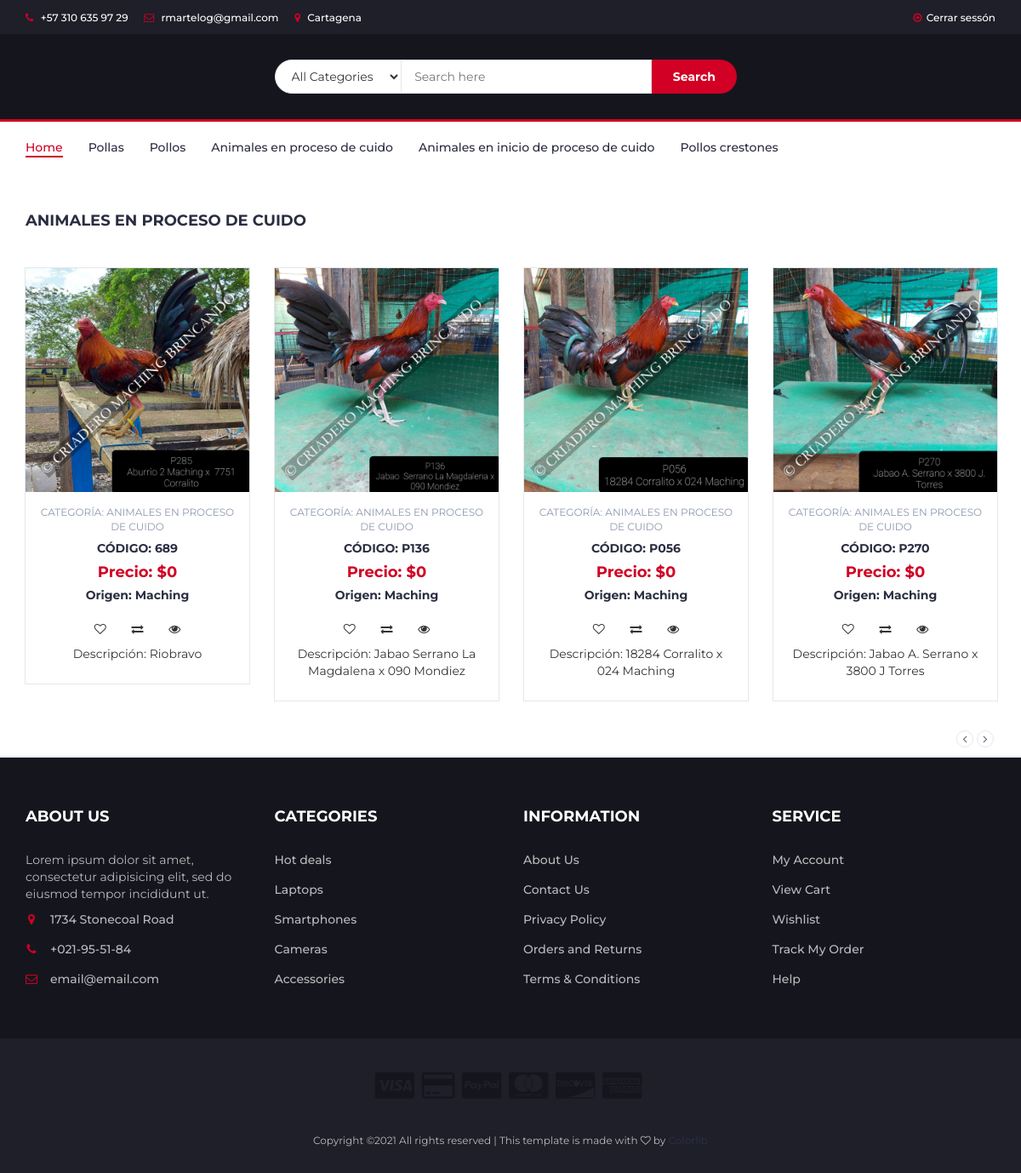
Page /home/animales_en_proceso on the committed database.
### portafolio/models.py (models this page shows)
class Producto(models.Model):
    nombre_gallo = models.CharField(max_length=200, null=True, blank=False, verbose_name='Nombre_gallo')
    slug = models.SlugField()
    categoria = models.ForeignKey(Categoria, on_delete=models.CASCADE)
    descripcion = models.TextField(null=True, blank=False, help_text='ingrese una descripcipón del animal',
                                   verbose_name='Descripcion animal')
    precio = models.IntegerField(null=True, blank=False)
    origen_animal = models.TextField(null=True, blank=False, help_text='ingrese el origen del animal',
                                     verbose_name='origen_animal')
    foto = models.ImageField(upload_to='portafolio/static/images', verbose_name='Foto_animal', null=True, blank=True)
    disponible = models.BooleanField(default=True)
    class Meta:
        verbose_name = 'Producto'
        verbose_name_plural = 'Productos'
        ordering = ['id']

class Categoria (models.Model):
    nombre_categoria = models.CharField(max_length=300, null=True, blank=False, verbose_name='Nombre_categoria')
    descripcion = models.TextField(null=True, blank=False,help_text='ingrese una descripcipón del animal', verbose_name='Descripcion animal')
    def __str__(self):
        return self.nombre_categoria
    class Meta:
        verbose_name = 'categoria'
        verbose_name_plural = 'categorias'
        ordering =['-id']

### portafolio/views.py (the view)
class animales_en_proceso(View):
    model = Producto
    template_name = 'portafolio/categoria_animales_en_proceso.html'
    def get(self, request, *args, **kwargs):
        categoria = Categoria.objects.get(nombre_categoria='Animales en proceso de cuido')
        animales_en_proceso = Producto.objects.filter(categoria=categoria, disponible=True)
        return render(request, self.template_name, {'animales_en_proceso':animales_en_proceso})

### portafolio/templates/portafolio/categoria_animales_en_proceso.html (shortened to what this page needs)
{% extends 'portafolio/base.html' %}
{% load i18n %}
{% block content %}
    <div class="section">
        <div class="container">
            <div class="row">
                <div class="col-md-12">
                    <div class="section-title">
                        <h4 class="title">Animales en proceso de cuido</h4>
                    </div>
                </div>
                {% if animales_en_proceso %}
                    <div class="col-md-12">
                        <div class="row">
                            <div class="products-tabs">
                                <div id="tab1" class="tab-pane active">
                                    <div class="products-slick" data-nav="#slick-nav-1">
                                        {% for pollo in animales_en_proceso %}
                                        <div class="product">
                                            <div class="product-img">
                                                <img src="{{ pollo.foto.url }}" alt="">
                                            </div>
                                            <div class="product-body">
                                                <p class="product-category">Categoría: {{ pollo.categoria }}</p>
                                                <h3 class="product-name"><a href="#">Código: {{ pollo.nombre_gallo }}</a></h3>
                                                <h4 class="product-price">Precio: ${{pollo.precio}}
                                                </h4>
                                                <h5 class="product-old">Origen: {{pollo.origen_animal}}</h5>
                                                <div class="product-btns">
                                                    <button class="add-to-wishlist"><i class="fa fa-heart-o"></i></button>
                                                    <button class="add-to-compare"><i class="fa fa-exchange"></i></button>
                                                    <button class="quick-view"><i class="fa fa-eye"></i></button>
                                                    <p> Descripción: {{ pollo.descripcion }}</p>
                                                </div>
                                            </div>
                                            <div class="add-to-cart">
                                                <button class="add-to-cart-btn"> add
                                                </button>
                                            </div>
                                        </div>
                                        {% endfor %}
                                    </div>
                                    <div id="slick-nav-1" class="products-slick-nav"></div>
                                </div>
                            </div>
                        </div>
                    </div>
                {% endif %}
            </div>
        </div>
    </div>
{% endblock content %}

### portafolio/static/css/style.css (style rules this page uses)
body { font-family: 'Montserrat', sans-serif; font-weight: 400; color: #333; }
h1, h2, h3, h4, h5, h6 { color: #2B2D42; font-weight: 700; margin: 0 0 10px; }
a { color: #2B2D42; font-weight: 500; -webkit-transition: 0.2s color; transition: 0.2s color; }
.section { padding-top: 30px; padding-bottom: 30px; }
.section-title { position: relative; margin-bottom: 30px; margin-top: 15px; }
.section-title .title { display: inline-block; text-transform: uppercase; margin: 0px; }
.product { position: relative; margin: 15px 0px; -webkit-box-shadow: 0px 0px 0px 0px #E4E7ED, 0px 0px 0px 1px #E4E7ED; box-shadow: 0px 0px 0px 0px #E4E7ED, 0px 0px 0px 1px #E4E7ED; -webkit-transition: 0.2s all; transition: 0.2s all; }
.product .product-img { position: relative; }
.product .product-img>img { width: 100%; }
.product .product-body { position: relative; padding: 15px; background-color: #FFF; text-align: center; z-index: 20; }
.product .product-body .product-category { text-transform: uppercase; font-size: 12px; color: #8D99AE; }
.product .product-body .product-name { text-transform: uppercase; font-size: 14px; }
.product .product-body .product-name>a { font-weight: 700; }
.product .product-body .product-price { color: #D10024; font-size: 18px; }
.product .product-body .product-btns>button { position: relative; width: 40px; height: 40px; line-height: 40px; background: transparent; border: none; -webkit-transition: 0.2s all; transition: 0.2s all; }
.product .add-to-cart { position: absolute; left: 1px; right: 1px; bottom: 1px; padding: 15px; background: #1e1f29; text-align: center; -webkit-transform: translateY(0%); -ms-transform: translateY(0%); transform: translateY(0%); -webkit-transition: 0.2s all; transition: 0.2s all; z-index: 2; }
.product .add-to-cart .add-to-cart-btn { position: relative; border: 2px solid transparent; height: 40px; padding: 0 30px; background-color: #ef233c; color: #FFF; text-transform: uppercase; font-weight: 700; border-radius: 40px; -webkit-transition: 0.2s all; transition: 0.2s all; }
.products-slick .product.slick-slide { margin: 15px; }
.products-tabs>.tab-pane { display: block; height: 0; opacity: 0; visibility: hidden; overflow-y: hidden; padding-bottom: 60px; margin-bottom: -60px; }
.products-tabs>.tab-pane.active { opacity: 1; visibility: visible; height: auto; }
.products-slick-nav { position: absolute; right: 15px; z-index: 10; }

### rows in the picture
Producto: foto (picture), categoria "ANIMALES EN PROCESO DE CUIDO", nombre_gallo "689", precio "0", origen_animal "Maching", descripcion "Riobravo"
Producto: foto (picture), categoria "ANIMALES EN PROCESO DE CUIDO", nombre_gallo "P136", precio "0", origen_animal "Maching", descripcion "Jabao Serrano La Magdalena x 090 Mondiez"
Producto: foto (picture), categoria "ANIMALES EN PROCESO DE CUIDO", nombre_gallo "P056", precio "0", origen_animal "Maching", descripcion "18284 Corralito x 024 Maching"
Producto: foto (picture), categoria "ANIMALES EN PROCESO DE CUIDO", nombre_gallo "P270", precio "0", origen_animal "Maching", descripcion "Jabao A. Serrano x 3800 J Torres"
